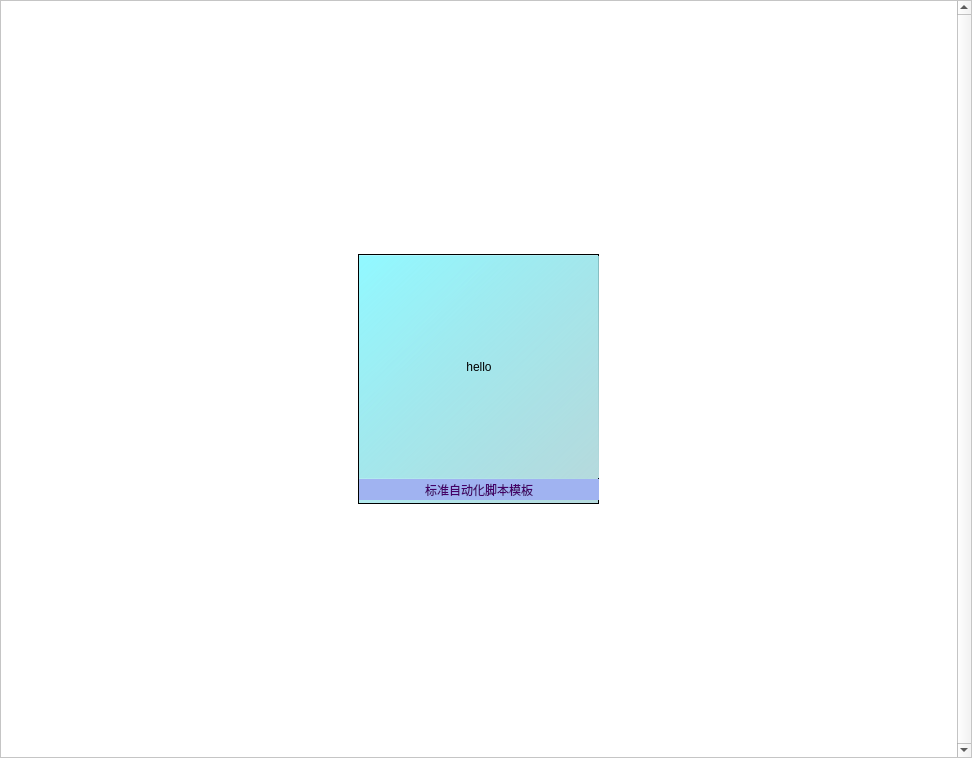
<?xml version="1.0" encoding="UTF-8"?>
<ui version="4.0">
 <class>Form</class>
 <widget class="QWidget" name="Form">
  <property name="geometry">
   <rect>
    <x>0</x>
    <y>0</y>
    <width>972</width>
    <height>758</height>
   </rect>
  </property>
  <property name="windowTitle">
   <string>Form</string>
  </property>
  <property name="styleSheet">
   <string notr="true">QLabel{
	color: rgb(0, 0, 0);
	font: 12pt &quot;黑体&quot;;
}</string>
  </property>
  <layout class="QGridLayout" name="gridLayout">
   <property name="leftMargin">
    <number>0</number>
   </property>
   <property name="topMargin">
    <number>0</number>
   </property>
   <property name="rightMargin">
    <number>0</number>
   </property>
   <property name="bottomMargin">
    <number>0</number>
   </property>
   <property name="spacing">
    <number>0</number>
   </property>
   <item row="0" column="0">
    <widget class="QScrollArea" name="scrollArea">
     <property name="styleSheet">
      <string notr="true">background-color: rgb(255, 255, 255);</string>
     </property>
     <property name="verticalScrollBarPolicy">
      <enum>Qt::ScrollBarAlwaysOn</enum>
     </property>
     <property name="horizontalScrollBarPolicy">
      <enum>Qt::ScrollBarAlwaysOff</enum>
     </property>
     <property name="widgetResizable">
      <bool>true</bool>
     </property>
     <widget class="QWidget" name="scrollAreaWidgetContents">
      <property name="geometry">
       <rect>
        <x>0</x>
        <y>0</y>
        <width>953</width>
        <height>756</height>
       </rect>
      </property>
      <layout class="QGridLayout" name="gridLayout_2">
       <property name="leftMargin">
        <number>0</number>
       </property>
       <property name="topMargin">
        <number>0</number>
       </property>
       <property name="rightMargin">
        <number>0</number>
       </property>
       <property name="bottomMargin">
        <number>0</number>
       </property>
       <property name="spacing">
        <number>0</number>
       </property>
       <item row="0" column="0">
        <widget class="QFrame" name="frame_2">
         <property name="minimumSize">
          <size>
           <width>241</width>
           <height>211</height>
          </size>
         </property>
         <property name="maximumSize">
          <size>
           <width>241</width>
           <height>250</height>
          </size>
         </property>
         <property name="styleSheet">
          <string notr="true">QWidget{
	background-color: qlineargradient(spread:pad, x1:0.023, y1:0.023, x2:1, y2:1, stop:0 rgba(130, 247, 255, 164), stop:1 rgba(181, 218, 221, 255));
}
QPushButton{
border:none;
}
QPushButton:hover{
	background-color: rgb(255, 170, 0);
}
QLabel{
	/*color: rgb(81, 81, 81);*/
	color: rgb(69, 0, 104);
	background-color: rgba(160,179, 241, 255);
}</string>
         </property>
         <property name="frameShape">
          <enum>QFrame::StyledPanel</enum>
         </property>
         <property name="frameShadow">
          <enum>QFrame::Raised</enum>
         </property>
         <property name="lineWidth">
          <number>0</number>
         </property>
         <layout class="QVBoxLayout" name="verticalLayout">
          <property name="spacing">
           <number>0</number>
          </property>
          <property name="leftMargin">
           <number>0</number>
          </property>
          <property name="topMargin">
           <number>0</number>
          </property>
          <property name="rightMargin">
           <number>0</number>
          </property>
          <property name="bottomMargin">
           <number>0</number>
          </property>
          <item>
           <widget class="QPushButton" name="pushButton">
            <property name="minimumSize">
             <size>
              <width>240</width>
              <height>222</height>
             </size>
            </property>
            <property name="text">
             <string>hello</string>
            </property>
           </widget>
          </item>
          <item>
           <widget class="QLabel" name="label_2">
            <property name="minimumSize">
             <size>
              <width>240</width>
              <height>21</height>
             </size>
            </property>
            <property name="maximumSize">
             <size>
              <width>240</width>
              <height>21</height>
             </size>
            </property>
            <property name="text">
             <string>标准自动化脚本模板</string>
            </property>
            <property name="alignment">
             <set>Qt::AlignCenter</set>
            </property>
           </widget>
          </item>
         </layout>
        </widget>
       </item>
      </layout>
     </widget>
    </widget>
   </item>
  </layout>
 </widget>
 <resources/>
 <connections/>
</ui>
